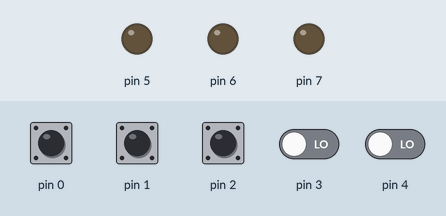
This sketch was run on a simulated Arduino Uno, built with avr-gcc and run on an emulated ATmega328P. Parts: output pins drawn as LEDs (lit = HIGH). Inputs (shaded band) come from the test bench; at power-on: pin 0–2 HIGH, pin 3, pin 4 LOW.

Above: at 0.8 s.
0.9 s: pin 0 pulled LOW for 0.15 s
At 1.0 s:
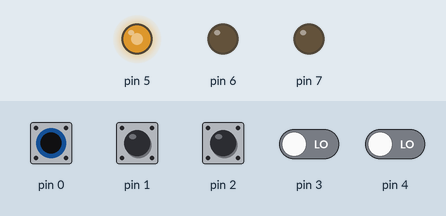
2.6 s: pin 1 pulled LOW for 0.15 s
At 2.7 s:
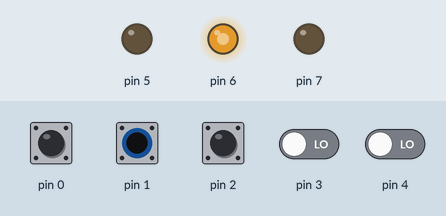
4.3 s: pin 2 pulled LOW for 0.15 s
At 4.4 s:
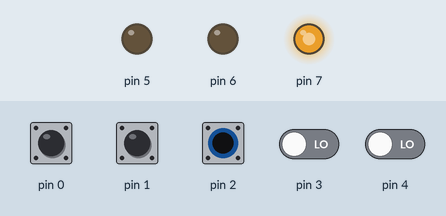
6.0 s: pin 0 pulled LOW for 1 s
At 7.8 s:
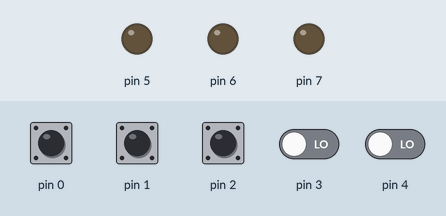
8.5 s: pin 1 pulled LOW for 1 s
At 9.0 s:
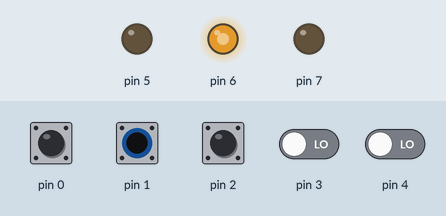
Timing chart, 0 to 11.5 s (numbered marks = the images above; inputs shaded):
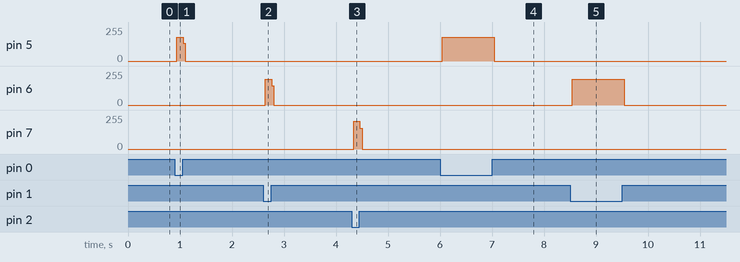

The sketch:

Exercicio02.ino
```cpp
#define M1_HP 30
#define M2_HP 50
#define M3_HP 70

int main(void) {
  DDRD |= 0b11100000;     // PD7 -> M1; PD6 -> M2; PD5 -> M3
  PORTD |= 0b00000111;    // Pull-ups: PD2->A, PD1->B, PD0->C
  PORTD &= ~(0b11100000);

  while (1) {
    int A = PIND & 0b00000100;
    int B = PIND & 0b00000010;
    int C = PIND & 0b00000001;

    int reqM1 = !A;
    int reqM2 = !B;
    int reqM3 = !C;

    int totalHP = 0;
    if (reqM1) {
      totalHP += M1_HP;
    }
    if (reqM2) {
      totalHP += M2_HP;
    }
    if (reqM3) {
      totalHP += M3_HP;
    }

    PORTD &= ~(0b11100000);

    if (totalHP <= 90) {
      if (reqM1) {
        PORTD |= 0b10000000;
      }
      if (reqM2) {
        PORTD |= 0b01000000;
      }
      if (reqM3) {
        PORTD |= 0b00100000;
      }
    }
    else {
      if (reqM1 && totalHP > 90) {
        totalHP -= M1_HP;
        reqM1 = 0;
      }
      if (reqM2 && totalHP > 90) {
        totalHP -= M2_HP;
        reqM2 = 0;
      }
      if (reqM3 && totalHP > 90) {
        totalHP -= M3_HP;
        reqM3 = 0;
      }

      if (reqM1) {
        PORTD |= 0b10000000;
      }
      if (reqM2) {
        PORTD |= 0b01000000;
      }
      if (reqM3) {
        PORTD |= 0b00100000;
      }
    }
  }
}
```

Measured:
- after the input at 0.9 s, pin 5: 0/255 → 178/255 at once, → 0/255 0.12 s later
- after the input at 2.6 s, pin 6: 0/255 → 193/255 at once, → 0/255 0.12 s later
- after the input at 4.3 s, pin 7: 0/255 → 207/255 at once, → 0/255 0.12 s later
- after the input at 6.0 s, pin 5: 0/255 → 178/255 at once, → 0/255 1.0 s later
- after the input at 8.5 s, pin 6: 0/255 → 193/255 at once, → 0/255 1.0 s later
